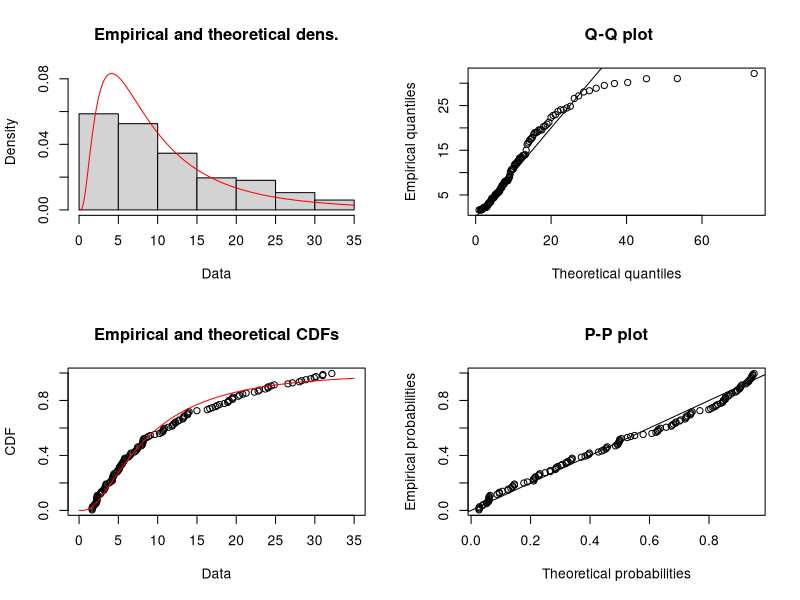
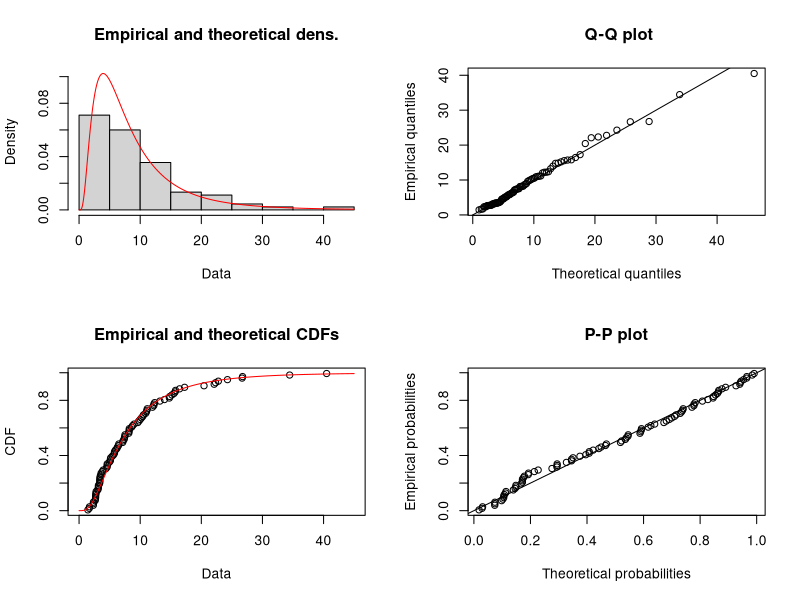
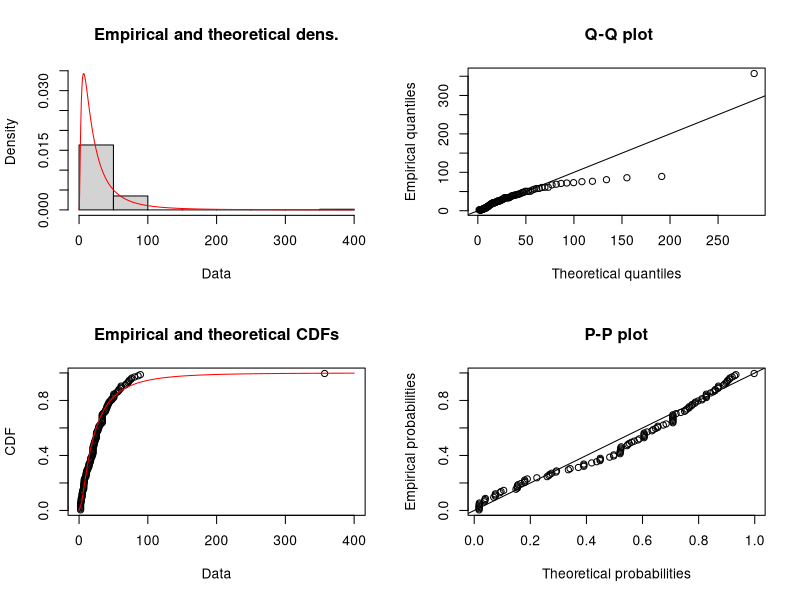
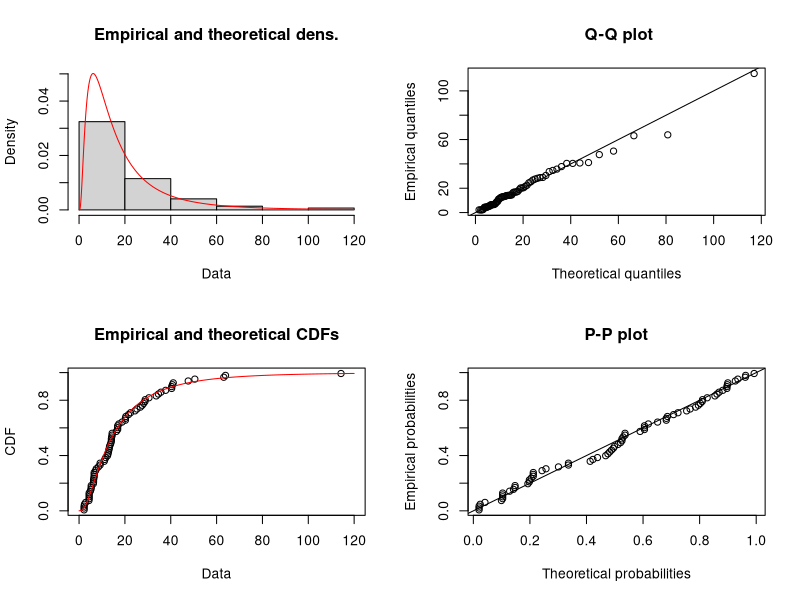
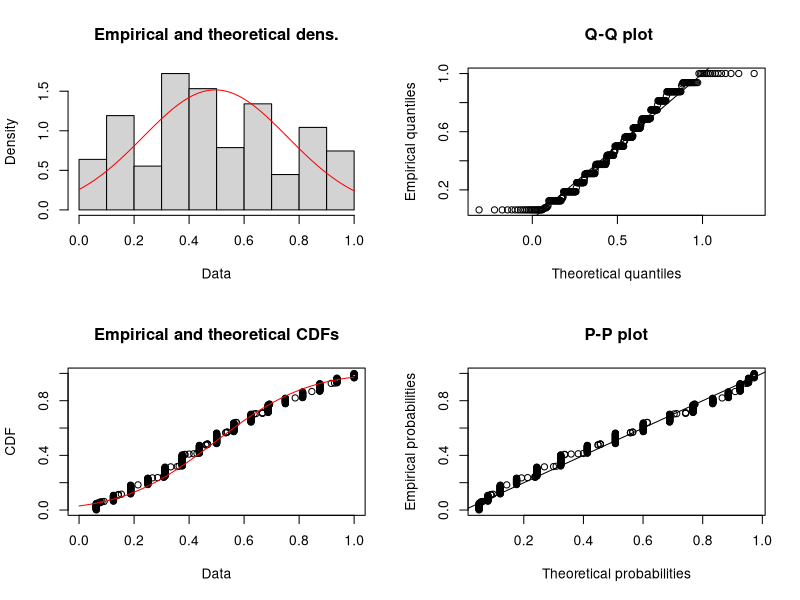
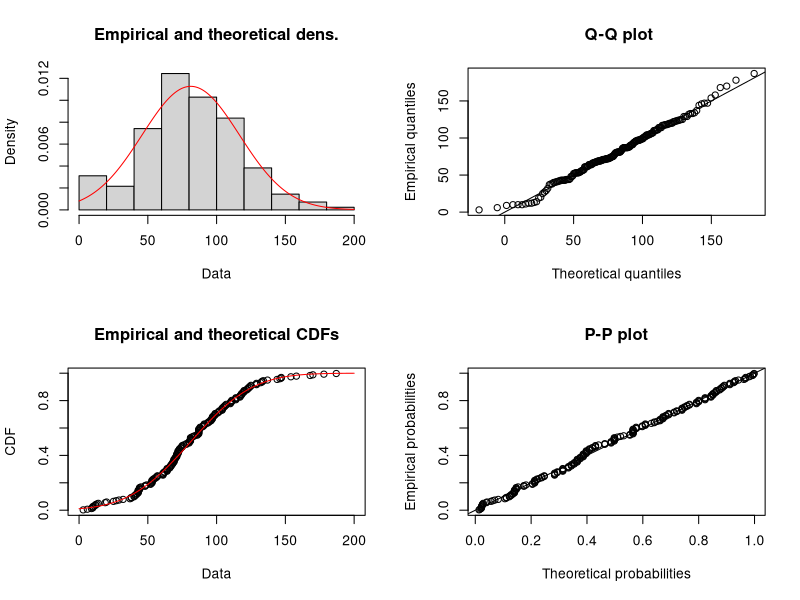

Generate these figures, in order, with R:
############################
#Fit distributions to empirically observed data about O. henryi (experiments
#by M.A. Sadiq (unpublished) and Torsekar and Balakrishnan , 2020) to find the parameters for the most likely distributions (using MLE
#and AIC)
#Written by Mohammed Aamir Sadiq
#Slightly modified by Shikhara Bhat
#CES, IISc, India
#Date: Thu Jan  6 14:43:59 2022
###########################

library (fitdistrplus)
library (MASS)

dat <- read.csv ('dataset_for_curve_fitting.csv')

curvefitting <- function (data,ftype){
  mydata <- data[!is.na(data)]
  fit <- fitdist(mydata,ftype,method='mle')
  statistics <- gofstat (fit)
  print (paste('observed ks distance = ',statistics$ks))
  print (paste('ks disatnce (for alpha = 0.05) =',1.36/sqrt(length(mydata))))  #if ks distance (see gofstat summary in previous command) is less than d_signigicance, the distributions are similar at 5% confidence level.
  plot (fit)
 
  
  return (fit)
}

##1) The following are the best distributions for the variables chosen from the list = (norm, lnorm, exp, pois, cauchy, gamma, logis, nbinom, geom, beta, weibull). 
##2)The distribution whose observed ks (Kolmogorov-Smirnov) distance was less than the critical ks distance (i.e., for alpha = 0.05). Fomr more information, see gofstat summary.
##3) Lowest AIC value may not reflect lowest ks distance.

#Parameter estimation (using MLE)

f_within_bush_dist <- curvefitting(dat$f_dist_interbush,'lnorm')
m_within_bush_dist <- curvefitting(dat$m_dist_interbush,'lnorm')
f_acrossbush_dist <- curvefitting(dat$f_dist_within_bush,'lnorm')
m_acrossbush_dist<- curvefitting(dat$m_dist_within_bush,'lnorm')
calling_effort <- curvefitting(dat$calling_effort,'norm')
bush_width <- curvefitting(dat$bush_width,'norm')


#Below are the MLE parameters. The notation is (mean,sd)
# DONE indicates that this has been implemented in the main Python code
#m_dist : lnorm(1.93,0.75)  --- DONE
#f_dist : lnorm(2.1,0.82) --- DONE
#male_vel : lnorm(2.59,0.88) --- DONE
#female_vel :  lnorm(2.95,1.03) --- DONE
#calling_effort : norm(0.5,0.26) --- DONE
#bush_width : norm(81.21,35.40) --- DONE
